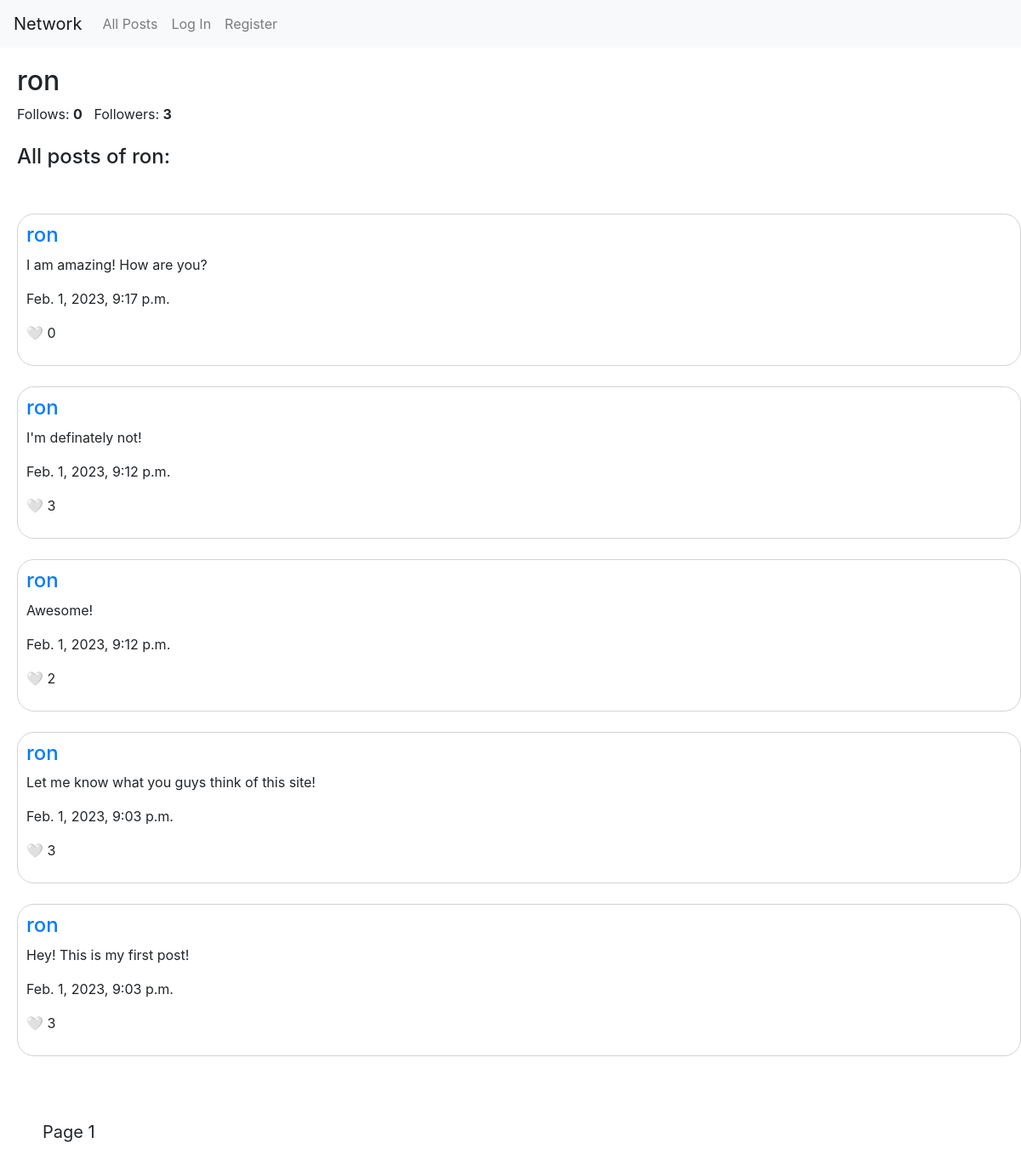
The app's page /people/3 with its own data.
### network/models.py (models this page shows, shortened)
class User(AbstractUser):
    following = models.ManyToManyField("User", blank=True)

class Post(models.Model):
    user = models.ForeignKey(User, on_delete=models.CASCADE, related_name="posts")
    content = models.CharField(max_length=255)
    likes = models.IntegerField(default=0)
    liked_by = models.ManyToManyField(User, blank=True, related_name="liked")
    timestamp = models.DateTimeField(auto_now_add=True)

### network/views.py (the view)
# urls.py: path("people/<int:person_id>", views.view_profile, name="view_profile"),
def view_profile(request, person_id):
    profile = User.objects.get(pk=person_id)
    posts = Post.objects.filter(user = person_id)
    posts = posts.order_by("-timestamp").all()
    paginator = Paginator(posts, 10)
    page_number = request.GET.get('page')
    posts= paginator.get_page(page_number)
    followers = 0
    all_users = User.objects.all()
    for user in all_users:
        if profile in user.following.all():
            followers += 1
    return render(request, "network/view_profile.html", {
        "profile":profile,
        "posts":posts,
        "followers":followers
    })

### network/templates/network/view_profile.html (shortened to what this page needs)
{% extends "network/layout.html" %}
{% block body %}
    <div class="header">
        <h2>{{ profile.username }}</h2>
        <p style="display: inline;">Follows: <b>{{ profile.following.all.count }}</b></p>
        <p style="display: inline;">Followers: <b id="followers">{{ followers }}</b></p>
        <br><br>
        {% if request.user == profile %}
            <h4>All your posts:</h4>
        {% else %}
            <h4>All posts of {{ profile.username }}:</h4>
            <br>
        {% endif %}
    </div>
    {% for post in posts %}
        <div class="post">
            <h4><a href="{% url 'view_profile' post.user.id %}">{{ post.user.username }}</a></h4>
            <div id="content-{{ post.id }}">
                <p>{{ post.content }}</p>
            </div>
            <p>{{ post.timestamp }}</p>
            {% if user.is_authenticated %}
                <p class="likes" data-post_id="{{ post.id }}"></p>
            {% else %}
                <p>&#129293; {{ post.likes }}</p>
            {% endif %}
        </div>
        <br>
    {% empty %}
        <h3 style="margin-left:40px">Sadly no posts have been made yet.</h3>
    {% endfor %}
    <div class="pagination">
        <span class="step-links">
            <span class="current">
               Page {{ posts.number }}
            </span>
        </span>
    </div>
{% endblock %}

### network/static/network/styles.css (style rules this page uses)
.post { border: 1px solid lightgray; border-radius: 20px; margin-left:20px; padding: 10px; }
.header { padding: 20px; }
.pagination { padding:50px; font-size: 20px; }

### records on screen
User: username "ron", following.all.count "0"
Post: user.username "ron", content "I am amazing! How are you?", timestamp "Feb. 1, 2023, 9:17 p.m.", likes "0"
Post: user.username "ron", content "I'm definately not!", timestamp "Feb. 1, 2023, 9:12 p.m.", likes "3"
Post: user.username "ron", content "Awesome!", timestamp "Feb. 1, 2023, 9:12 p.m.", likes "2"
Post: user.username "ron", content "Let me know what you guys think of this site!", timestamp "Feb. 1, 2023, 9:03 p.m.", likes "3"
Post: user.username "ron", content "Hey! This is my first post!", timestamp "Feb. 1, 2023, 9:03 p.m.", likes "3"

### other values on screen
{{ followers }} "3"
{{ posts.number }} "1"
